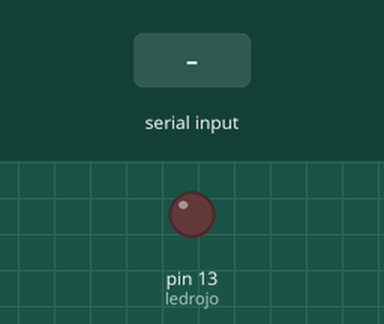
Recording of a sketch running on a simulated Arduino Uno, built with avr-gcc and run on an emulated ATmega328P. Parts: output pins drawn as LEDs (lit = HIGH). The test bench sets the inputs (shaded band). What the sketch prints to the serial monitor is not drawn.

Above: at 1.2 s.
1.3 s: "1" received over Serial
At 1.9 s:
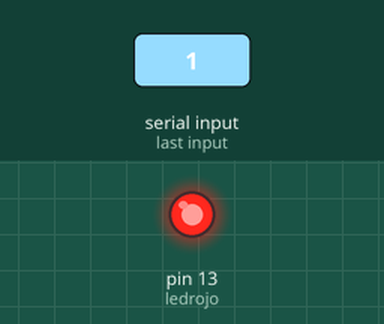
2.8 s: "2" received over Serial
At 3.1 s:
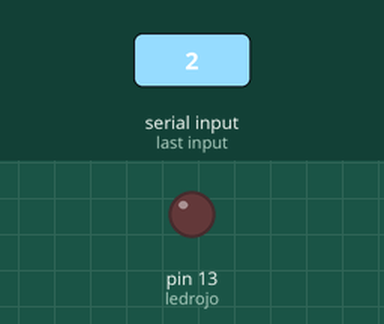
Timing chart, 0 to 5.8 s (numbered marks = the images above; inputs shaded):
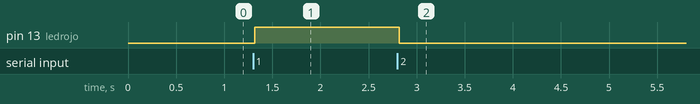

Measured:
- after the input at 1.3 s, pin 13 (ledrojo): LOW → HIGH at once
- after the input at 2.8 s, pin 13 (ledrojo): HIGH → LOW at once

The sketch:

2.ino
```cpp
char opcion='1';
int ledrojo=13;
void setup() { Serial.begin(9600);
pinMode(ledrojo,OUTPUT);
  // put your setup code here, to run once:

}

void loop() {if(Serial.available()>0);
{
  opcion=Serial.read();
  if(opcion=='0')
  {Serial.println("menu");
  Serial.println("1.encender led rojo");
  Serial.println("2.apagar led rojo");
    }
    if(opcion=='1')
    {digitalWrite(ledrojo,HIGH);
    }else{
      if(opcion=='2')
      {digitalWrite(ledrojo,LOW);
    }else{
      Serial.println("opcion incorrecta");
    }
    }
}

  // put your main code here, to run repeatedly:
}
```
